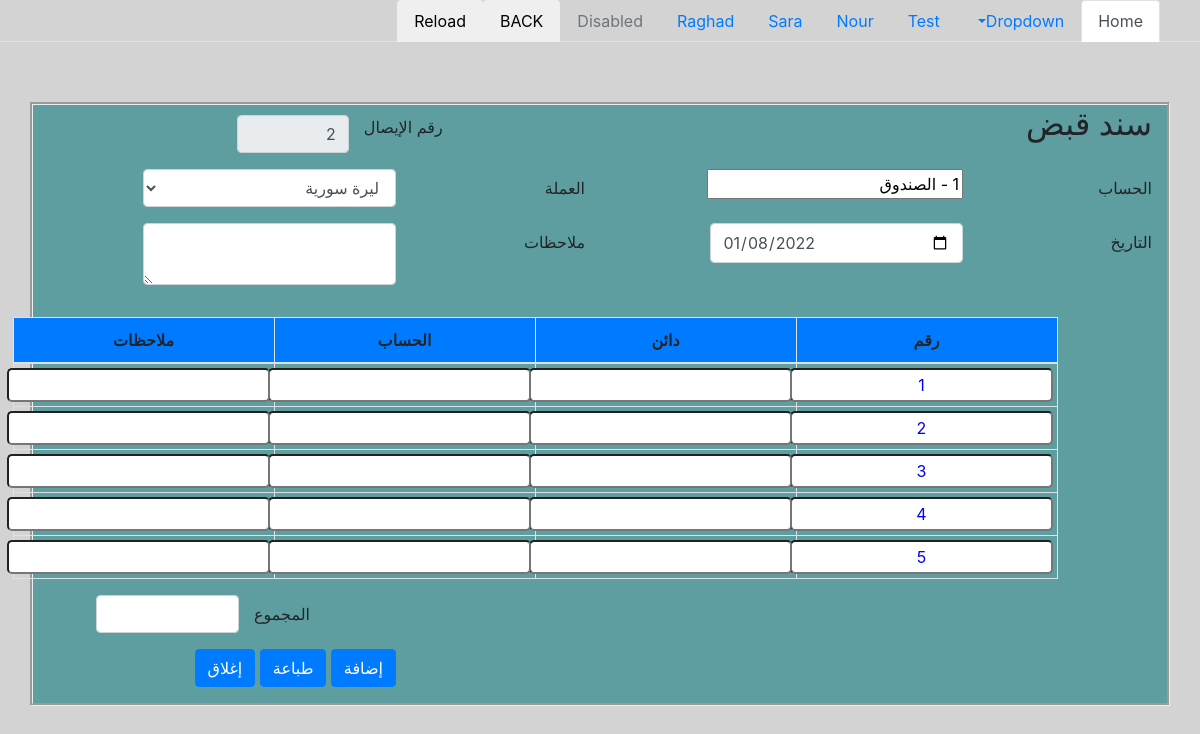
The app's page /catch_bonds.php, older data.
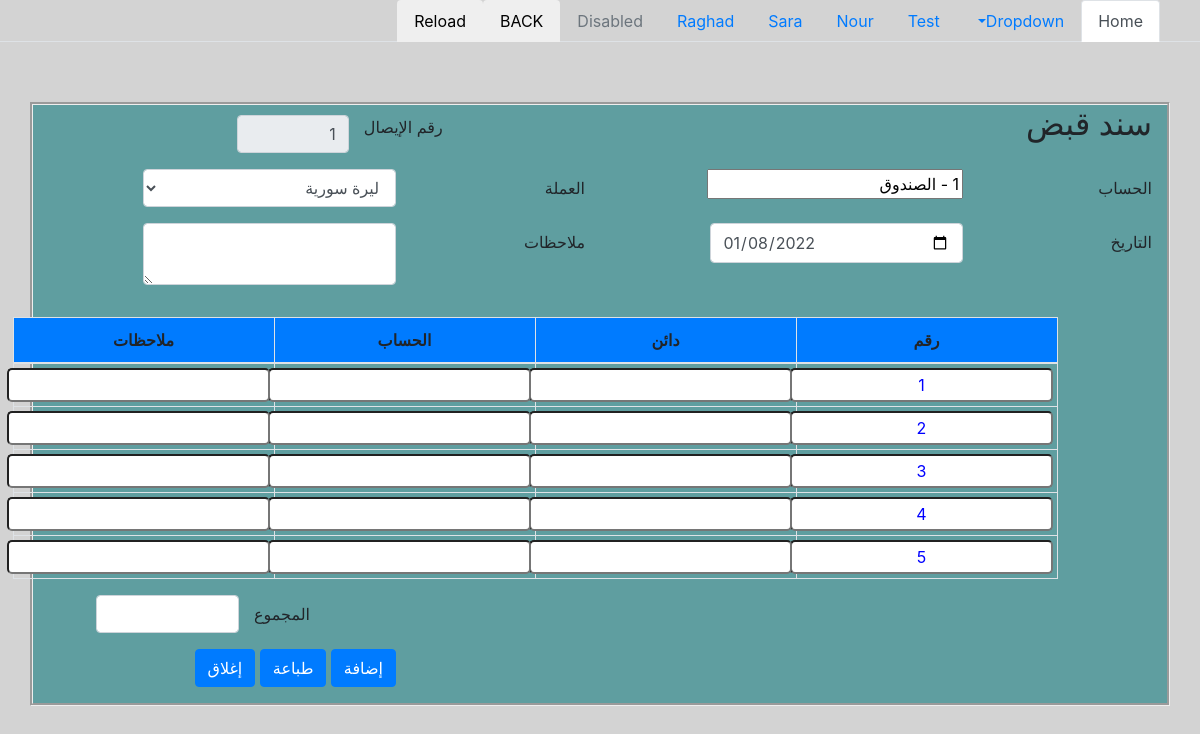
The same page, newer data.
### tables this page shows
CREATE TABLE `catch_bonds` (
  `id` int(11) NOT NULL AUTO_INCREMENT,
  `code` varchar(250) DEFAULT NULL,
  `main_account_id` int(11) NOT NULL,
  `other_account_id` int(11) NOT NULL,
  `maden` varchar(250) NOT NULL,
  `date` date DEFAULT NULL,
  `currency` varchar(250) DEFAULT NULL,
  `note` varchar(250) NOT NULL,
  `main_note` varchar(250) DEFAULT NULL,
  `created_at` timestamp NOT NULL DEFAULT current_timestamp(),
  `updated_at` timestamp NOT NULL DEFAULT current_timestamp(),
  PRIMARY KEY (`id`)
);

### helper/operation_functions.php (called while the page is built, shortened)
<?php
function generate_code($prefix, $code, $type)
{
    $code_trim = substr($code, strlen($prefix . "-") - 1) + 1;
    $code_result = "";
    if ($type == "parent")
        for ($i = NUMBER_OF_ZEROS_PARENT; $i > strlen($code_trim); $i--) {
            $code_result .= "0";
        }
    return $prefix . $code_result . $code_trim;
}
function get_auto_code($con, $table, $column, $prefix, $type = "child", $parent_col_name = '', $parent_id = '')
{
    if ($parent_id != '')
        $select_max_id_query = "select max(id),$parent_col_name from $table where $parent_col_name = '$parent_id'";
    else
        $select_max_id_query = "select max(id) from $table";
    $select_max_id_exec = mysqli_query($con, $select_max_id_query);
    $max_id = mysqli_fetch_row($select_max_id_exec)[0];
    $select_code_query = "select $column from $table where id = '$max_id' and $column like '$prefix%'";
    $select_code_exec = mysqli_query($con, $select_code_query);
    @$code = mysqli_fetch_row($select_code_exec)[0];
    if ($code == null)
        if ($type == "child") {
            $zeros = '';
            for ($i = 1; $i < NUMBER_OF_ZEROS_CHILD; $i++)
                $zeros .= "0";
            return $prefix . $zeros . "1";
        } else {
            $zeros = '';
            for ($i = 1; $i < NUMBER_OF_ZEROS_PARENT; $i++)
                $zeros .= "0";
            return $prefix . $zeros . "1";
        }
    return generate_code($prefix, $code, $type);
}

### catch_bonds.php (the view, shortened to what the changed rows need)
<?php
include('include/nav.php');
?>
<!DOCTYPE html>
<html dir="rtl" lang="ar">
<head>
    <link rel="stylesheet" href="css/styles/paymentBonds.css" media="print">
</head>
<body class="receipt">
    <form action="" method="post">
        <div class="container">
            <div class="row">
                <div class="col-4" id="receipt_number1">
                    <h2> سند قبض</h2>
                </div>
                <div class="col-6" id="receipt_number">
                    <div class="row justify-content-end" style="padding-top: 10px;">
                        <div class="col-md-3">
                            <input type="text" value="<?php echo get_auto_code($con, 'catch_bonds', 'code', '', 'parent') ?>" class="form-control" name="code" readonly>
                        </div>
                    </div>
                </div>
            </div>
            <div class="row justify-content-center">
                <div class="col-10">
                    <table id="tbl" class=" text-center table table-bordered table-hover">
                        <thead class="text-center bg-primary ">
                            <tr>
                                <th scope="col">رقم</th>
                                <th scope="col">دائن</th>
                                <th scope="col">الحساب </th>
                                <th scope="col">ملاحظات</th>
                            </tr>
                        </thead>
                    </table>
                </div>
            </div>
        </div>
    </form>
</body>
</html>

Row changes from the older to the newer data that the page shows:
removed catch_bonds: code "2"
Text that changed along with them:
form field code: (not shown) → "1"
